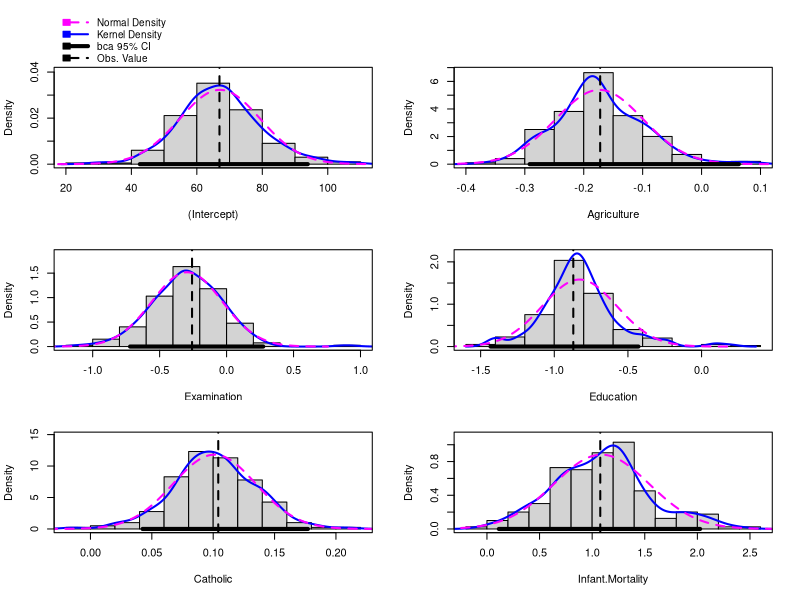
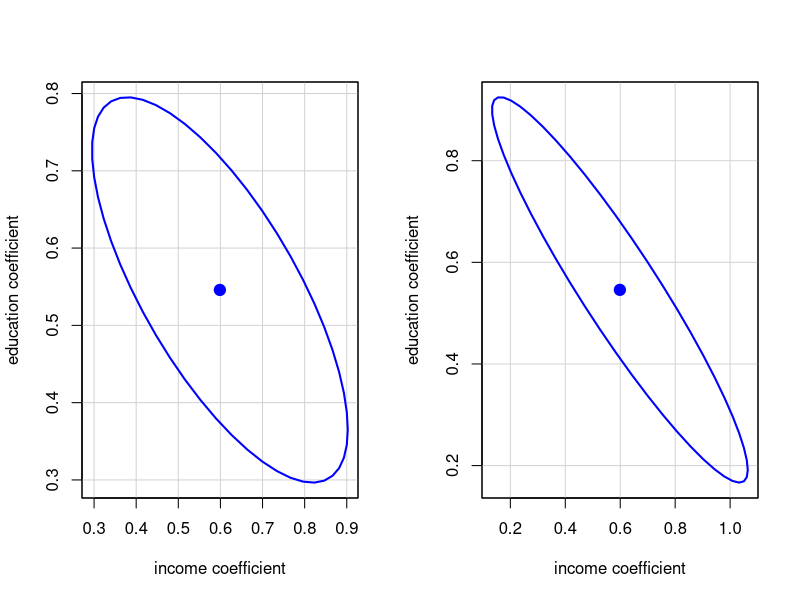
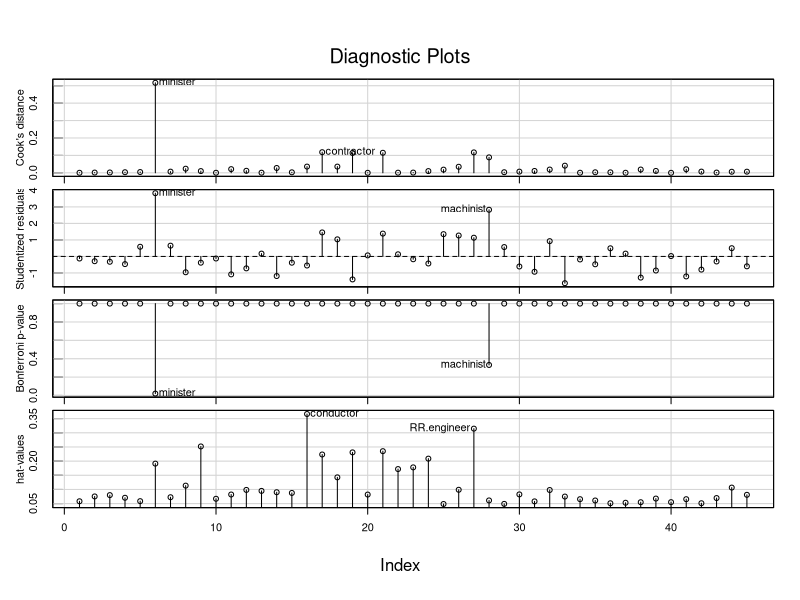
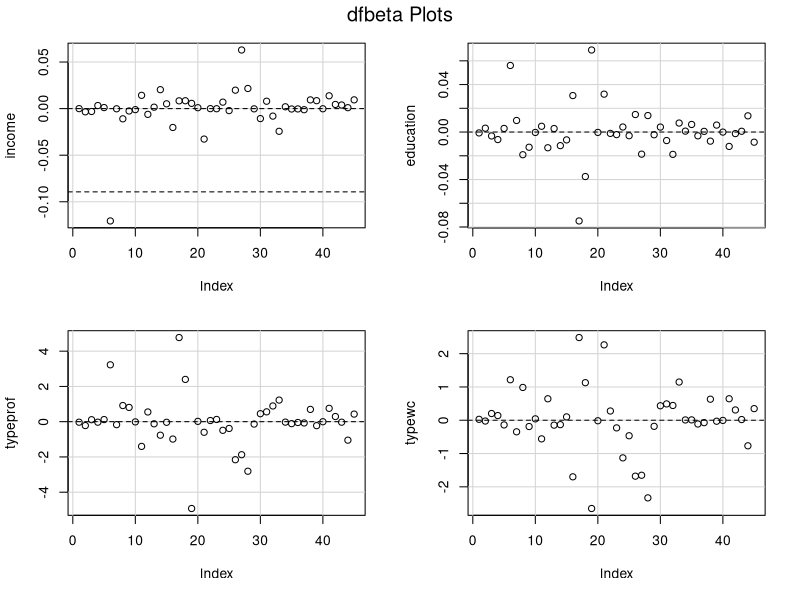
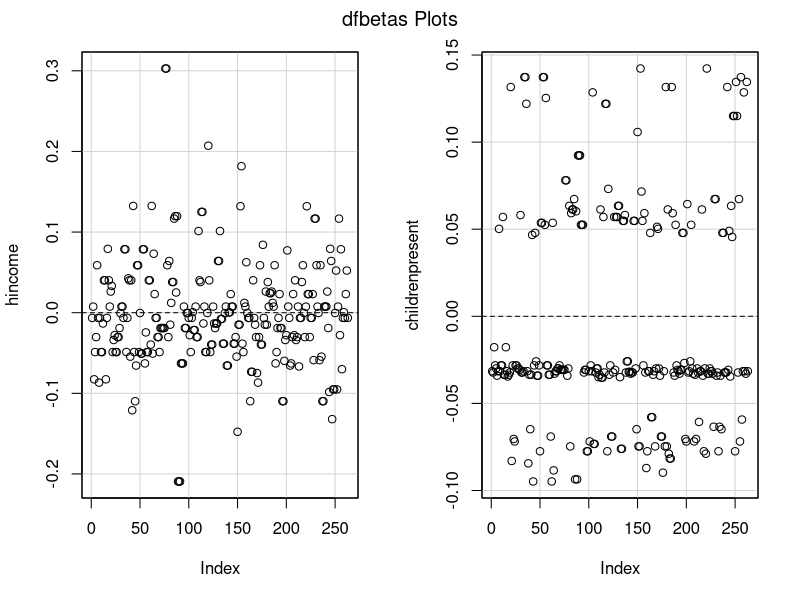
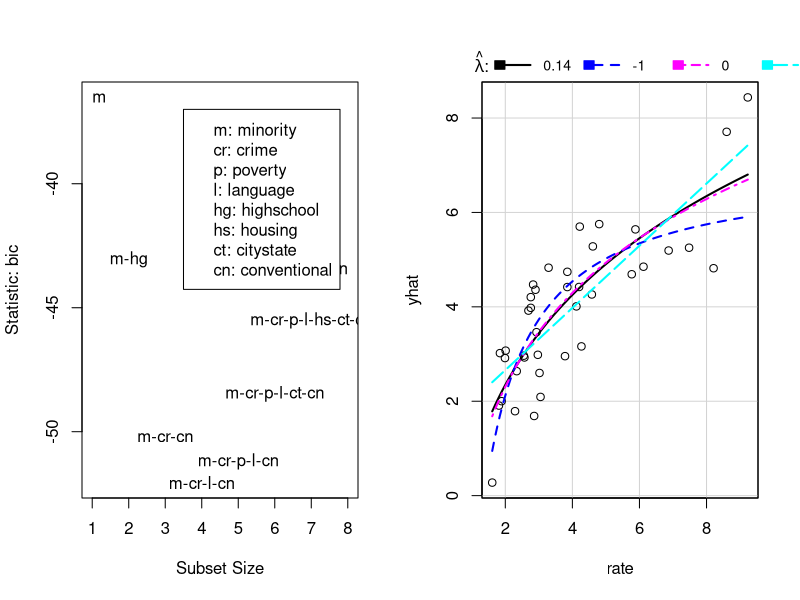
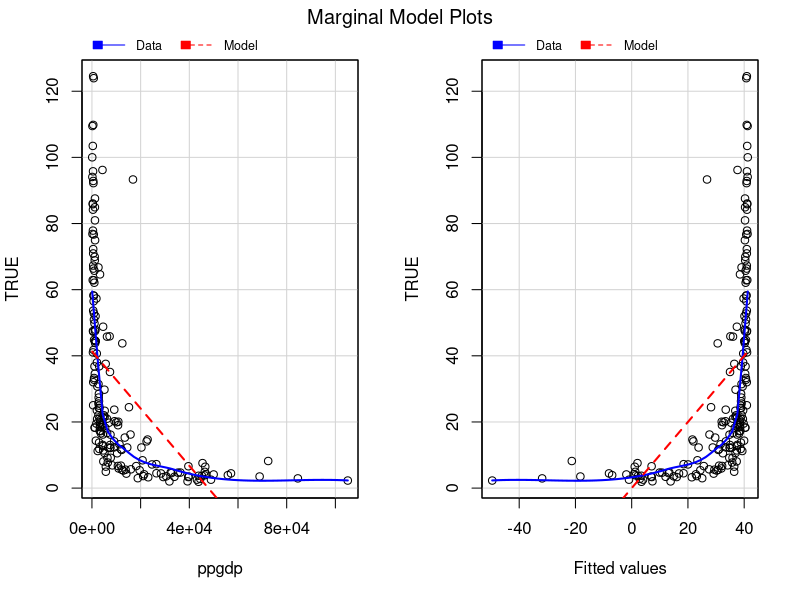
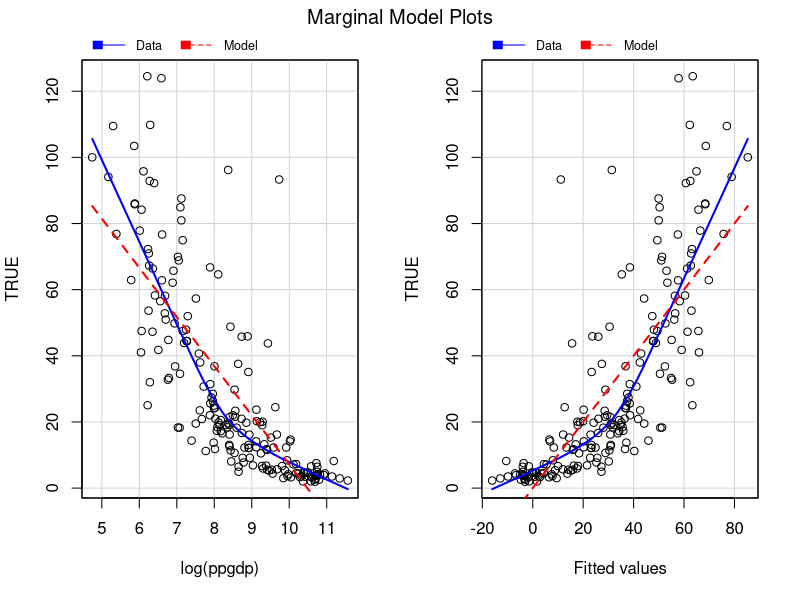

Source code (R) for these figures, in order: (Note: this script raises an error after producing the figures.)
#---------------------------
library(car)
#---------------------------

## Modified Functions for Summarizing Linear, Generalized Linear, and Some Other Models

mod.prestige <- lm(prestige ~ education + income + type, Prestige)
S(mod.prestige, vcov.=hccm)
S(mod.prestige, brief=TRUE)
Confint(mod.prestige, vcov.=hccm)

# A logit model
mod.mroz <- glm(lfp ~ ., data=Mroz, family=binomial)
S(mod.mroz)
Confint(mod.mroz)

#---------------------------

## Bootstrapping for regression models

# simple front-end to the boot function in the boot package that is tailored to bootstrapping based on regression models. Whereas boot is very general and therefore has many arguments, the Boot function has very few arguments.

m1 <- lm(Fertility ~ ., swiss)
betahat.boot <- Boot(m1, R=199) # 199 bootstrap samples--too small to be useful
summary(betahat.boot)  # default summary
confint(betahat.boot)
hist(betahat.boot)

# Bootstrap for the estimated residual standard deviation:
sigmahat.boot <- Boot(m1, R=199, f=sigmaHat, labels="sigmaHat")
summary(sigmahat.boot)
confint(sigmahat.boot)

#---------------------------

## Print estimated coefficients and their standard errors in a table for several regression models.

#  extracts estimates of regression parameters and their standard errors from one or more models and prints them in a table.

mod1 <- lm(prestige ~ income + education, data=Duncan)
mod2 <- lm(prestige ~ income + education + type, data=Duncan)

compareCoefs(mod1)
compareCoefs(mod1, mod2)
compareCoefs(mod1, mod2, zvals=TRUE, pvals=TRUE)
compareCoefs(mod1, mod2, se=FALSE)
compareCoefs(mod1, mod1, vcov.=list(vcov, hccm))

#---------------------------

## Confidence Ellipses

?confidenceEllipse

par(mfrow = c(1,2))

confidenceEllipse(lm(prestige~income+education, data=Duncan), Scheffe=TRUE)

confidenceEllipse(lm(prestige~income+education, data=Duncan), vcov.=hccm)

#---------------------------

## Influence Index Plot

#index plots of influence and related diagnostics for a regression model

influenceIndexPlot(lm(prestige ~ income + education + type, Duncan))

#---------------------------

# dfbeta and dfbetas Index Plots

#display index plots of dfbeta (effect on coefficients of deleting each observation in turn) and dfbetas (effect on coefficients of deleting each observation in turn, standardized by a deleted estimate of the coefficient standard error). 
#In the plot of dfbeta, horizontal lines are drawn at 0 and +/- one standard error; in the plot of dfbetas, horizontal lines are drawn and 0 and +/- 1.

#where bj is the coefficient computed using all of the data, and b(−i)j
# is the same coefficient computed with case i omitted

#A standardized version, dfbetasij, divides dfbetaij by an 
#estimate of the standard error of bj computed with case i removed.

dfbetaPlots(lm(prestige ~ income + education + type, data=Duncan))

dfbetasPlots(glm(partic != "not.work" ~ hincome + children, 
                 data=Womenlf, family=binomial))

#---------------------------

## Scale estimate for a regression model

m1 <- lm(prestige ~ income + education, data=Duncan)
sigmaHat(m1)

#---------------------------

# Variance Inflation Factors

# Calculates variance-inflation and generalized variance-inflation factors for linear, generalized linear, and other models.

# are interpretable as the inflation in size of the confidence ellipse or ellipsoid for the coefficients of the term in comparison with what would be obtained for orthogonal data.

vif(lm(prestige ~ income + education, data=Duncan))
vif(lm(prestige ~ income + education + type, data=Duncan))

#---------------------------

# Plot Output from regsubsets Function in leaps package

subsets	#ANÁLISE DO MODELO	?

#The regsubsets function in the leaps package finds optimal subsets of predictors based on some criterion statistic. This function plots a measure of fit against subset size.

if (require(leaps)){
  subsets(regsubsets(undercount ~ ., data=Ericksen),
          legend=c(3.5, -37))
}

#---------------------------

# Inverse Response Plots to Transform the Response

# response Y on the vertical axis and the fitted values Yhat on the horizontal axis. Uses nls to estimate lambda in the function Yhat = b0 + b1(Y)^(lambda). Adds the fitted curve to the plot.
# only lm

m2 <- lm(rate ~ log(len) + log(adt) + slim + shld + log(sigs1), Highway1)
invResPlot(m2)


#---------------------------

# Marginal Model Plotting

# For a regression object, draw a plot of the response on the vertical axis versus a linear combination u of regressors in the mean function on the horizontal axis. 
#Added to the plot are a smooth for the graph, along with a smooth from the plot of the fitted values on u. mmps is an alias for marginalModelPlots, and mmp is an alias for marginalModelPlot.

c1 <- lm(infantMortality ~ ppgdp, UN)
mmps(c1)

c2 <- update(c1, ~ log(ppgdp))
mmps(c2)

# include SD lines
p1 <- lm(prestige ~ income + education, Prestige)
mmps(p1, sd=TRUE)

# condition on type:
mmps(p1, ~. | type)

# logisitic regression example
# smoothers return warning messages.
# fit a separate smoother and color for each type of occupation.
m1 <- glm(lfp ~ ., family=binomial, data=Mroz)
mmps(m1)

#---------------------------

# Draw Linear Model Marginal and Conditional Plots in Parallel or Overlaid

# draws two graphs or overlays the two graphs. 
# For a response Y and a regressor X, the first plot is the marginal plot of Y versus X with both variables centered, visualizing the conditional distribution of Y given X ignoring all other regressors. 
# The second plot is an added-variable for X after all other regressors, visualizing the conditional distribution of Y given X after adjusting for all other predictors.

# The second conditional plot is the added-variable plot of e(Y|Z) versus e(X|Z) where e(a|b) means the Pearson residuals from the regression of a on b

m1 <- lm(partic ~ tfr + menwage + womwage + debt + parttime, data = Bfox)
mcPlot(m1, "womwage")
mcPlot(m1, "womwage", overlaid=FALSE, ellipse=TRUE)

#---------------------------

## Quantile-Comparison Plot

m <- lm(prestige ~ income + education + type, data=Duncan)
qqPlot(m, envelope=.99)

#---------------------------

# Residual Plots for Linear and Generalized Linear Models

m1 <- lm(prestige ~ income, data=Prestige)
residualPlots(m1)
residualPlots(m1, terms= ~ 1 | type) # plot vs. yhat grouping by type

#---------------------------

# Regression Influence Plot

#“bubble” plot of Studentized residuals versus hat values, with the areas of the circles representing the observations proportional to the value Cook's distance. Vertical reference lines are drawn at twice and three times the average hat value, horizontal reference lines at -2, 0, and 2 on the Studentized-residual scale.

influencePlot(lm(prestige ~ income + education, data=Duncan))

#---------------------------

# Spread-Level Plots

#Creates plots for examining the possible dependence of spread on level, or an extension of these plots to the studentized residuals from linear models.

#A spread-level plot (Tukey, 1977) is a scatterplot of the logarithm of the
#interquartile range, which measures spread, versus the logarithm of the withingroup median, which measures level. Interquartile ranges and medians are
#insensitive to a few outliers, and so the spread-level plot provides a robust
#representation of the dependence of spread on level.

par(mfrow = c(1,2))

m1 <- glm(interlocks + 1 ~ assets + sector + nation, data=Ornstein,
         family = 'Gamma')
slp(m1)
plot(log(abs(rstudent(m1)))~log(m1$fitted.values))

m2 <- lm(interlocks + 1 ~ assets + sector + nation, data=Ornstein)

slp(m2)
plot(log(abs(rstudent(m2)))~log(m2$fitted.values))

#---------------------------

# Component+Residual (Partial Residual) Plots

# Construct component+residual plots, also called partial-residual plots, for linear and generalized linear models.

# The model cannot contain interactions, but can contain factors. Parallel boxplots of the partial residuals are drawn for the levels of a factor.

crPlots(m<-lm(prestige ~ income + education, data=Prestige)) 

crPlots(m, terms=~ . - education) # get only one plot

crPlots(lm(prestige ~ log2(income) + education + poly(women,2), data=Prestige))

crPlots(glm(partic != "not.work" ~ hincome + children, 
            data=Womenlf, family=binomial), smooth=list(span=0.75))

#---------------------------

#Ceres Plots

#Ceres plots are a generalization of component+residual (partial residual) plots that are less prone to leakage of nonlinearity among the predictors.

#The model cannot contain interactions, but can contain factors. Factors may be present in the model, but Ceres plots cannot be drawn for them.

ceresPlots(lm(prestige~income+education+type, data=Prestige), 
           terms= ~ . - type)

#---------------------------
# Added-Variable Plots

# Construct added-variable, also called partial-regression, plots for linear and generalized linear models.

avPlots(lm(prestige ~ income + education + type, data=Duncan))

avPlots(glm(partic != "not.work" ~ hincome + children, 
            data=Womenlf, family=binomial), id=FALSE)

m1 <- lm(partic ~ tfr + menwage + womwage + debt + parttime, Bfox)
par(mfrow=c(1,3))

# marginal plot, ignoring other predictors:
with(Bfox, dataEllipse(womwage, partic, levels=0.5)) 
abline(lm(partic ~ womwage, Bfox), col="red", lwd=2)
# AV plot, adjusting for others:
avPlots(m1, ~ womwage, ellipse=list(levels=0.5)) 
# AV plot, adjusting and scaling as in marginal plot
avPlots(m1, ~ womwage, marginal.scale=TRUE, ellipse=list(levels=0.5))

#---------------------------

# Regression Leverage Plots

#generalization, of added-variable plots to multiple-df terms in a linear model. 
#When a term has just 1 df, the leverage plot is a rescaled version of the usual added-variable (partial-regression) plot.

leveragePlots(lm(prestige~(income+education)*type, data=Duncan))

#---------------------------  
